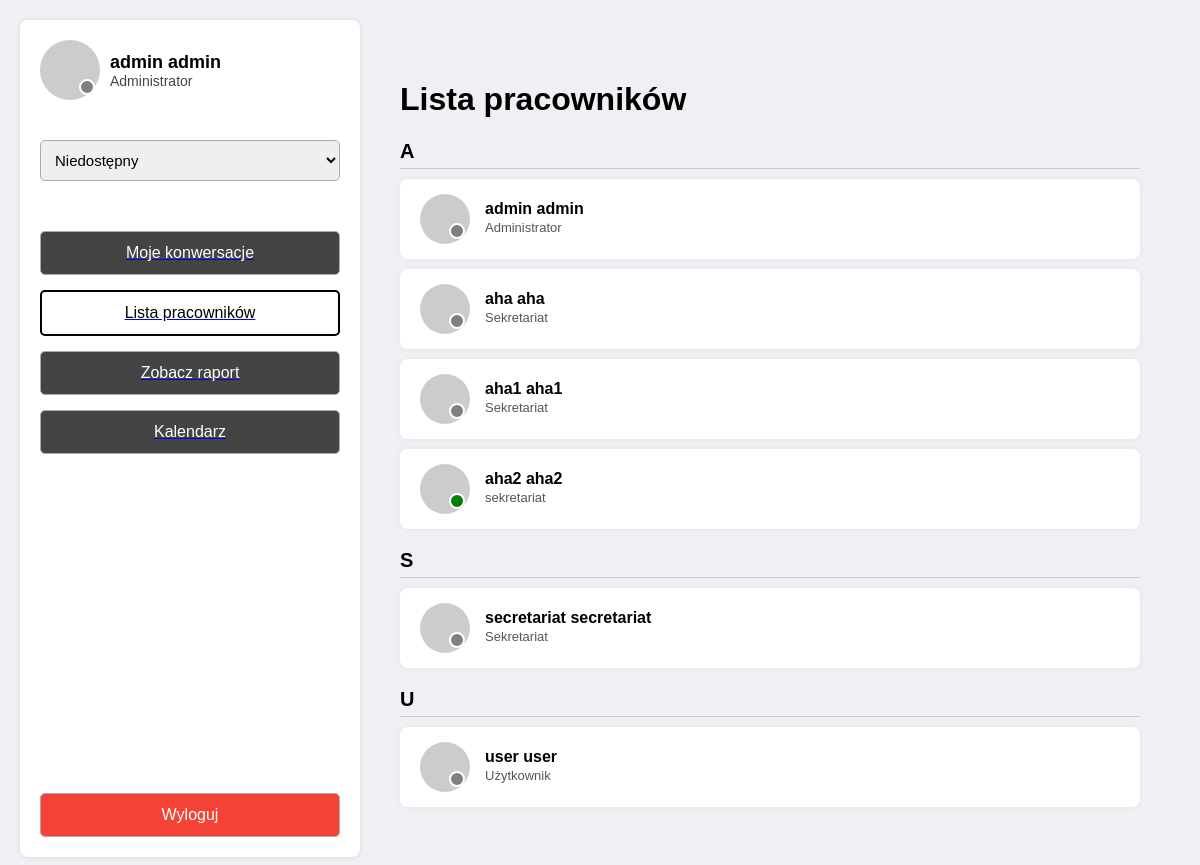
Before: /user/list/ (signed in) with the older database file.
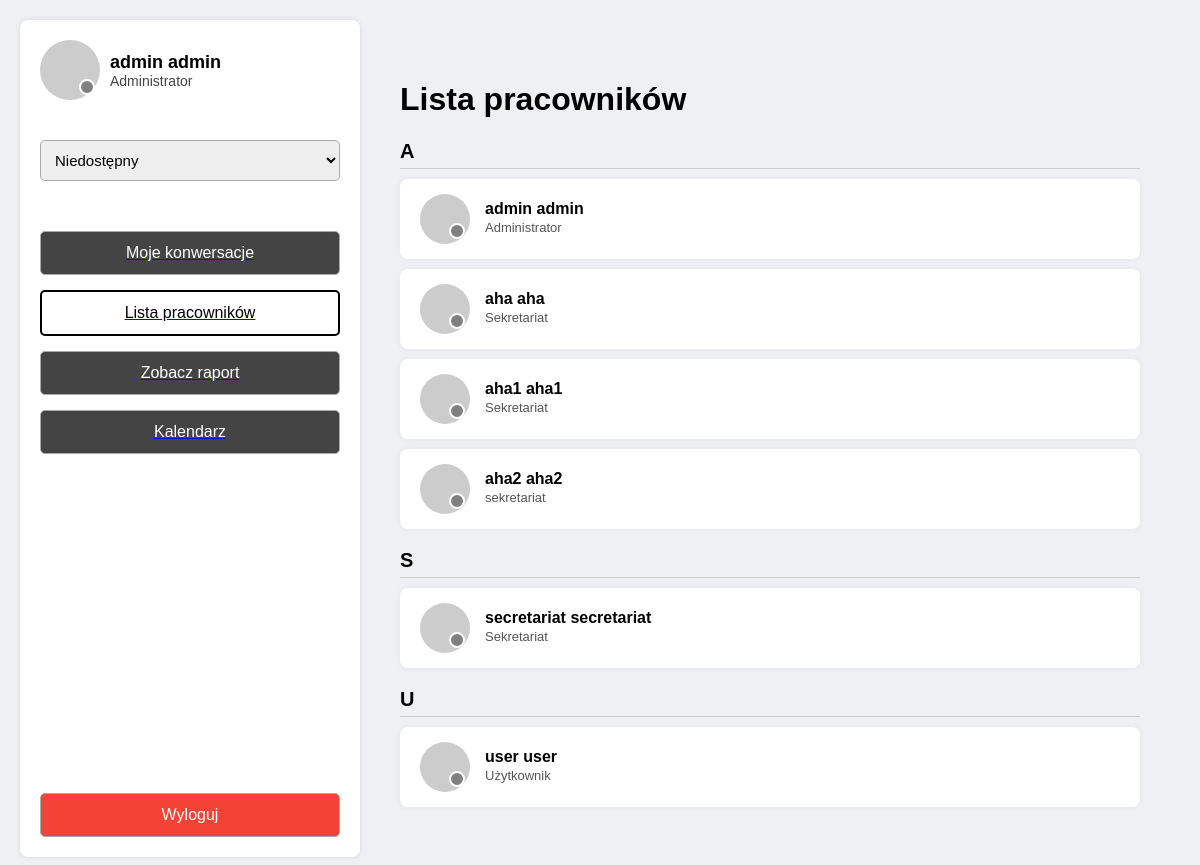
After: the same page with the newer database file.
### users/models.py (models this page shows, shortened)
class User(AbstractUser):
    ROLE_CHOICES = [
        ('administrator', 'Administrator'),
        ('secretariat', 'Sekretariat'),
        ('user', 'Użytkownik'),
    ]
    STATUS_CHOICES = [
        ('available', 'Dostępny'),
        ('busy', 'Zajęty'),
        ('offline', 'Niedostępny'),
    ]
    rola = models.CharField(max_length=20, choices=ROLE_CHOICES, default='user')
    status = models.CharField(max_length=20, choices=STATUS_CHOICES, default='available')

### users/views.py (the view)
# urls.py: path('user/list/', user_list, name='user_list'),
@login_required
def user_list(request):
    users = User.objects.all().order_by('last_name')
    return render(request, 'users/user_list.html', {'users': users})

### users/templates/users/user_list.html (shortened to what this page needs)
<!DOCTYPE html>
<html lang="pl">
<head>
</head>
<body>
  <div class="container">
    <div class="sidebar">
      <div class="top-section">
        <div class="profile">
          <div class="profile-pic">
            <div class="status-dot {% if request.user.status == 'available' %}green{% elif request.user.status == 'busy' %}orange{% else %}gray{% endif %}"></div>
          </div>
          <div class="user-info">
            <h2>{{ request.user.get_full_name }}</h2>
            <div class="role">{{ request.user.get_rola_display }}</div>
          </div>
        </div>
        <form method="post" action="{% url 'change_status' %}">
          <select name="status" onchange="this.form.submit()" style="width: 100%; padding: 10px; font-size: 15px; border-radius: 5px; border: 1px solid #aaa;">
            <option value="offline" {% if request.user.status == 'offline' %}selected{% endif %}>Niedostępny</option>
          </select>
        </form>
        <div class="buttons">
          <a href="{% url 'messages' %}"><button>Moje konwersacje</button></a>
          <a href="/user/list/"><button class="active">Lista pracowników</button></a>
          <a href="/user/raport/"><button>Zobacz raport</button></a>
          <a href="{% url 'calendar' %}"><button>Kalendarz</button></a>
        </div>
      </div>
      <form method="post" action="{% url 'logout' %}">
        <button class="logout-btn">Wyloguj</button>
      </form>
    </div>
    <div class="employee-area">
      <h1>Lista pracowników</h1>
      {% regroup users by last_name.0|upper as user_list %}
      {% if user_list %}
        {% for group in user_list %}
          <div class="letter-heading">{{ group.grouper }}</div>
          {% for user in group.list %}
            <div class="employee-card">
              <div class="profile-pic">
                <div class="status-dot
                  {% if user.status == 'available' %}green
                  {% elif user.status == 'busy' %}orange
                  {% else %}gray
                  {% endif %}"
                  data-username="{{ user.username }}">
                </div>
              </div>
              <div class="employee-info">
                <b>{{ user.get_full_name }}</b>
                <p>
                <span style="font-size: 13px;">{{ user.get_rola_display }}</span><br>
                </p>
              </div>
            </div>
          {% endfor %}
        {% endfor %}
      {% else %}
        <p>Brak użytkowników do wyświetlenia.</p>
      {% endif %}
    </div>
  </div>
</body>
</html>

Changed rows visible on the page:
changed User "aha2 aha2": status "available" → "offline" (drawn)
